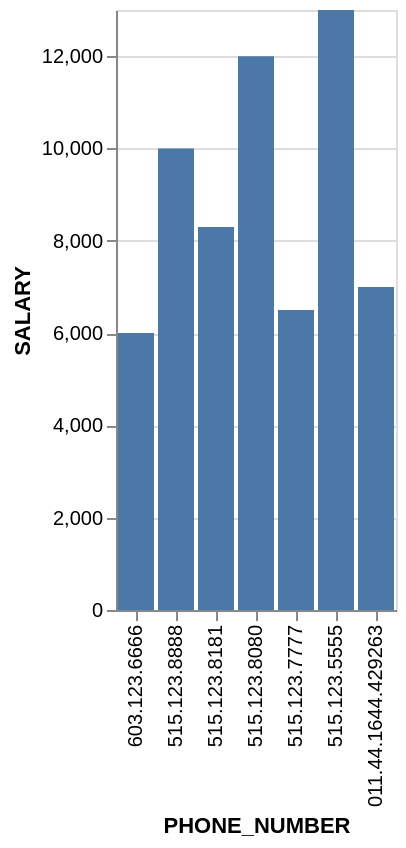

Vega-Lite specification stored for this chart:
### Vega-Lite specification from a JSON file in a GitHub repository (floating-point values rounded to 4 significant figures)
{"data": {"values": [{"x_data": "603.123.6666", "y_data": 6000}, {"x_data": "515.123.8888", "y_data": 10000}, {"x_data": "515.123.8181", "y_data": 8300}, {"x_data": "515.123.8080", "y_data": 12000}, {"x_data": "515.123.7777", "y_data": 6500}, {"x_data": "515.123.5555", "y_data": 13000}, {"x_data": "011.44.1644.429263", "y_data": 7000}]}, "mark": "bar", "encoding": {"x": {"field": "x_data", "type": "nominal", "title": "PHONE_NUMBER", "sort": "descending"}, "y": {"field": "y_data", "type": "quantitative", "title": "SALARY"}}}
